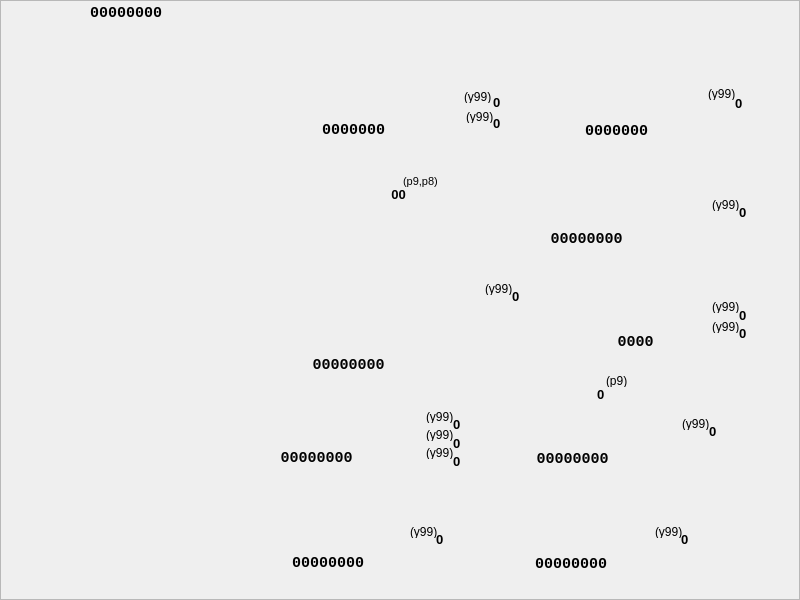
<?xml version="1.0" encoding="UTF-8"?>
<ui version="4.0">
 <class>CDcacWay1Widget</class>
 <widget class="QWidget" name="CDcacWay1Widget">
  <property name="geometry">
   <rect>
    <x>0</x>
    <y>0</y>
    <width>800</width>
    <height>600</height>
   </rect>
  </property>
  <property name="sizePolicy">
   <sizepolicy hsizetype="Fixed" vsizetype="Fixed">
    <horstretch>0</horstretch>
    <verstretch>0</verstretch>
   </sizepolicy>
  </property>
  <property name="minimumSize">
   <size>
    <width>800</width>
    <height>600</height>
   </size>
  </property>
  <property name="maximumSize">
   <size>
    <width>800</width>
    <height>600</height>
   </size>
  </property>
  <property name="windowTitle">
   <string notr="true">Form</string>
  </property>
  <property name="styleSheet">
   <string notr="true">QFrame{border-image: url(:/mul/dcac/first.png);}</string>
  </property>
  <widget class="QFrame" name="frame">
   <property name="geometry">
    <rect>
     <x>0</x>
     <y>0</y>
     <width>800</width>
     <height>600</height>
    </rect>
   </property>
   <property name="frameShape">
    <enum>QFrame::StyledPanel</enum>
   </property>
   <property name="frameShadow">
    <enum>QFrame::Raised</enum>
   </property>
   <widget class="QLabel" name="mRg1WrVal">
    <property name="geometry">
     <rect>
      <x>493</x>
      <y>94</y>
      <width>21</width>
      <height>16</height>
     </rect>
    </property>
    <property name="font">
     <font>
      <pointsize>10</pointsize>
      <weight>75</weight>
      <bold>true</bold>
     </font>
    </property>
    <property name="styleSheet">
     <string notr="true">border-image:none;</string>
    </property>
    <property name="text">
     <string notr="true">0</string>
    </property>
   </widget>
   <widget class="QLabel" name="mBd1OutVal">
    <property name="geometry">
     <rect>
      <x>436</x>
      <y>531</y>
      <width>21</width>
      <height>16</height>
     </rect>
    </property>
    <property name="font">
     <font>
      <pointsize>10</pointsize>
      <weight>75</weight>
      <bold>true</bold>
     </font>
    </property>
    <property name="styleSheet">
     <string notr="true">border-image:none;</string>
    </property>
    <property name="text">
     <string notr="true">0</string>
    </property>
   </widget>
   <widget class="QLabel" name="mRg2Val">
    <property name="geometry">
     <rect>
      <x>561</x>
      <y>121</y>
      <width>111</width>
      <height>20</height>
     </rect>
    </property>
    <property name="font">
     <font>
      <family>Courier New</family>
      <pointsize>11</pointsize>
      <weight>75</weight>
      <bold>true</bold>
     </font>
    </property>
    <property name="styleSheet">
     <string notr="true">border-image:none;</string>
    </property>
    <property name="text">
     <string notr="true">0000000</string>
    </property>
    <property name="alignment">
     <set>Qt::AlignCenter</set>
    </property>
   </widget>
   <widget class="QLabel" name="mCt1IncVal">
    <property name="geometry">
     <rect>
      <x>739</x>
      <y>325</y>
      <width>21</width>
      <height>16</height>
     </rect>
    </property>
    <property name="font">
     <font>
      <pointsize>10</pointsize>
      <weight>75</weight>
      <bold>true</bold>
     </font>
    </property>
    <property name="styleSheet">
     <string notr="true">border-image:none;</string>
    </property>
    <property name="text">
     <string notr="true">0</string>
    </property>
   </widget>
   <widget class="QLabel" name="mRg1WrHint">
    <property name="geometry">
     <rect>
      <x>464</x>
      <y>90</y>
      <width>46</width>
      <height>13</height>
     </rect>
    </property>
    <property name="styleSheet">
     <string notr="true">border-image:none;</string>
    </property>
    <property name="text">
     <string notr="true">(y99)</string>
    </property>
   </widget>
   <widget class="QLabel" name="mRg3RstVal">
    <property name="geometry">
     <rect>
      <x>453</x>
      <y>416</y>
      <width>21</width>
      <height>16</height>
     </rect>
    </property>
    <property name="font">
     <font>
      <pointsize>10</pointsize>
      <weight>75</weight>
      <bold>true</bold>
     </font>
    </property>
    <property name="styleSheet">
     <string notr="true">border-image:none;</string>
    </property>
    <property name="text">
     <string notr="true">0</string>
    </property>
   </widget>
   <widget class="QLabel" name="mCt1Out3Hint">
    <property name="geometry">
     <rect>
      <x>606</x>
      <y>374</y>
      <width>46</width>
      <height>13</height>
     </rect>
    </property>
    <property name="styleSheet">
     <string notr="true">border-image:none;</string>
    </property>
    <property name="text">
     <string notr="true">(p9)</string>
    </property>
   </widget>
   <widget class="QLabel" name="mBd1OutHint">
    <property name="geometry">
     <rect>
      <x>410</x>
      <y>525</y>
      <width>40</width>
      <height>13</height>
     </rect>
    </property>
    <property name="styleSheet">
     <string notr="true">border-image:none;</string>
    </property>
    <property name="text">
     <string notr="true">(y99)</string>
    </property>
   </widget>
   <widget class="QLabel" name="mSm1OutVal">
    <property name="geometry">
     <rect>
      <x>268</x>
      <y>355</y>
      <width>161</width>
      <height>20</height>
     </rect>
    </property>
    <property name="font">
     <font>
      <family>Courier New</family>
      <pointsize>11</pointsize>
      <weight>75</weight>
      <bold>true</bold>
     </font>
    </property>
    <property name="styleSheet">
     <string notr="true">border-image:none;</string>
    </property>
    <property name="text">
     <string notr="true">00000000</string>
    </property>
    <property name="alignment">
     <set>Qt::AlignCenter</set>
    </property>
   </widget>
   <widget class="QLabel" name="mRg2WrHint">
    <property name="geometry">
     <rect>
      <x>708</x>
      <y>87</y>
      <width>46</width>
      <height>13</height>
     </rect>
    </property>
    <property name="styleSheet">
     <string notr="true">border-image:none;</string>
    </property>
    <property name="text">
     <string notr="true">(y99)</string>
    </property>
   </widget>
   <widget class="QLabel" name="mRg3WrHint">
    <property name="geometry">
     <rect>
      <x>426</x>
      <y>428</y>
      <width>46</width>
      <height>13</height>
     </rect>
    </property>
    <property name="styleSheet">
     <string notr="true">border-image:none;</string>
    </property>
    <property name="text">
     <string notr="true">(y99)</string>
    </property>
   </widget>
   <widget class="QLabel" name="mRg2WrVal">
    <property name="geometry">
     <rect>
      <x>735</x>
      <y>95</y>
      <width>21</width>
      <height>16</height>
     </rect>
    </property>
    <property name="font">
     <font>
      <pointsize>10</pointsize>
      <weight>75</weight>
      <bold>true</bold>
     </font>
    </property>
    <property name="styleSheet">
     <string notr="true">border-image:none;</string>
    </property>
    <property name="text">
     <string notr="true">0</string>
    </property>
   </widget>
   <widget class="QLabel" name="mRg1ShrHint">
    <property name="geometry">
     <rect>
      <x>466</x>
      <y>110</y>
      <width>46</width>
      <height>13</height>
     </rect>
    </property>
    <property name="styleSheet">
     <string notr="true">border-image:none;</string>
    </property>
    <property name="text">
     <string notr="true">(y99)</string>
    </property>
   </widget>
   <widget class="QLabel" name="mRg3WrVal">
    <property name="geometry">
     <rect>
      <x>453</x>
      <y>435</y>
      <width>21</width>
      <height>16</height>
     </rect>
    </property>
    <property name="font">
     <font>
      <pointsize>10</pointsize>
      <weight>75</weight>
      <bold>true</bold>
     </font>
    </property>
    <property name="styleSheet">
     <string notr="true">border-image:none;</string>
    </property>
    <property name="text">
     <string notr="true">0</string>
    </property>
   </widget>
   <widget class="QLabel" name="mDVal">
    <property name="geometry">
     <rect>
      <x>90</x>
      <y>5</y>
      <width>101</width>
      <height>16</height>
     </rect>
    </property>
    <property name="font">
     <font>
      <family>Courier New</family>
      <pointsize>11</pointsize>
      <weight>75</weight>
      <bold>true</bold>
     </font>
    </property>
    <property name="styleSheet">
     <string notr="true">border-image:none;</string>
    </property>
    <property name="text">
     <string notr="true">00000000</string>
    </property>
   </widget>
   <widget class="QLabel" name="mRg3RstHint">
    <property name="geometry">
     <rect>
      <x>426</x>
      <y>410</y>
      <width>46</width>
      <height>13</height>
     </rect>
    </property>
    <property name="styleSheet">
     <string notr="true">border-image:none;</string>
    </property>
    <property name="text">
     <string notr="true">(y99)</string>
    </property>
   </widget>
   <widget class="QLabel" name="mBd2OutHint">
    <property name="geometry">
     <rect>
      <x>655</x>
      <y>525</y>
      <width>46</width>
      <height>13</height>
     </rect>
    </property>
    <property name="styleSheet">
     <string notr="true">border-image:none;</string>
    </property>
    <property name="text">
     <string notr="true">(y99)</string>
    </property>
   </widget>
   <widget class="QLabel" name="mBd2Val">
    <property name="geometry">
     <rect>
      <x>526</x>
      <y>556</y>
      <width>90</width>
      <height>16</height>
     </rect>
    </property>
    <property name="font">
     <font>
      <family>Courier New</family>
      <pointsize>11</pointsize>
      <weight>75</weight>
      <bold>true</bold>
     </font>
    </property>
    <property name="styleSheet">
     <string notr="true">border-image:none;</string>
    </property>
    <property name="text">
     <string notr="true">00000000</string>
    </property>
    <property name="alignment">
     <set>Qt::AlignCenter</set>
    </property>
   </widget>
   <widget class="QLabel" name="mCt1Out3Val">
    <property name="geometry">
     <rect>
      <x>597</x>
      <y>386</y>
      <width>21</width>
      <height>16</height>
     </rect>
    </property>
    <property name="font">
     <font>
      <pointsize>10</pointsize>
      <weight>75</weight>
      <bold>true</bold>
     </font>
    </property>
    <property name="styleSheet">
     <string notr="true">border-image:none;</string>
    </property>
    <property name="text">
     <string notr="true">0</string>
    </property>
   </widget>
   <widget class="QLabel" name="mCt1WrHint">
    <property name="geometry">
     <rect>
      <x>712</x>
      <y>300</y>
      <width>46</width>
      <height>13</height>
     </rect>
    </property>
    <property name="styleSheet">
     <string notr="true">border-image:none;</string>
    </property>
    <property name="text">
     <string notr="true">(y99)</string>
    </property>
   </widget>
   <widget class="QLabel" name="mCt1Val">
    <property name="geometry">
     <rect>
      <x>590</x>
      <y>332</y>
      <width>91</width>
      <height>20</height>
     </rect>
    </property>
    <property name="font">
     <font>
      <family>Courier New</family>
      <pointsize>11</pointsize>
      <weight>75</weight>
      <bold>true</bold>
     </font>
    </property>
    <property name="styleSheet">
     <string notr="true">border-image:none;</string>
    </property>
    <property name="text">
     <string notr="true">0000</string>
    </property>
    <property name="alignment">
     <set>Qt::AlignCenter</set>
    </property>
   </widget>
   <widget class="QLabel" name="mRg1ShrVal">
    <property name="geometry">
     <rect>
      <x>493</x>
      <y>115</y>
      <width>21</width>
      <height>16</height>
     </rect>
    </property>
    <property name="font">
     <font>
      <pointsize>10</pointsize>
      <weight>75</weight>
      <bold>true</bold>
     </font>
    </property>
    <property name="styleSheet">
     <string notr="true">border-image:none;</string>
    </property>
    <property name="text">
     <string notr="true">0</string>
    </property>
   </widget>
   <widget class="QLabel" name="mRg1Out10Hint">
    <property name="geometry">
     <rect>
      <x>403</x>
      <y>175</y>
      <width>46</width>
      <height>13</height>
     </rect>
    </property>
    <property name="font">
     <font>
      <pointsize>8</pointsize>
     </font>
    </property>
    <property name="styleSheet">
     <string notr="true">border-image:none;</string>
    </property>
    <property name="text">
     <string notr="true">(p9,p8)</string>
    </property>
   </widget>
   <widget class="QLabel" name="mRg1Out10Val">
    <property name="geometry">
     <rect>
      <x>388</x>
      <y>186</y>
      <width>21</width>
      <height>16</height>
     </rect>
    </property>
    <property name="font">
     <font>
      <pointsize>10</pointsize>
      <weight>75</weight>
      <bold>true</bold>
     </font>
    </property>
    <property name="styleSheet">
     <string notr="true">border-image:none;</string>
    </property>
    <property name="text">
     <string notr="true">00</string>
    </property>
    <property name="alignment">
     <set>Qt::AlignCenter</set>
    </property>
   </widget>
   <widget class="QLabel" name="mBd1Val">
    <property name="geometry">
     <rect>
      <x>283</x>
      <y>555</y>
      <width>90</width>
      <height>16</height>
     </rect>
    </property>
    <property name="font">
     <font>
      <family>Courier New</family>
      <pointsize>11</pointsize>
      <weight>75</weight>
      <bold>true</bold>
     </font>
    </property>
    <property name="styleSheet">
     <string notr="true">border-image:none;</string>
    </property>
    <property name="text">
     <string notr="true">00000000</string>
    </property>
    <property name="alignment">
     <set>Qt::AlignCenter</set>
    </property>
   </widget>
   <widget class="QLabel" name="mRg3Val">
    <property name="geometry">
     <rect>
      <x>256</x>
      <y>448</y>
      <width>121</width>
      <height>20</height>
     </rect>
    </property>
    <property name="font">
     <font>
      <family>Courier New</family>
      <pointsize>11</pointsize>
      <weight>75</weight>
      <bold>true</bold>
     </font>
    </property>
    <property name="styleSheet">
     <string notr="true">border-image:none;</string>
    </property>
    <property name="text">
     <string notr="true">00000000</string>
    </property>
    <property name="alignment">
     <set>Qt::AlignCenter</set>
    </property>
   </widget>
   <widget class="QLabel" name="mCt1WrVal">
    <property name="geometry">
     <rect>
      <x>739</x>
      <y>307</y>
      <width>21</width>
      <height>16</height>
     </rect>
    </property>
    <property name="font">
     <font>
      <pointsize>10</pointsize>
      <weight>75</weight>
      <bold>true</bold>
     </font>
    </property>
    <property name="styleSheet">
     <string notr="true">border-image:none;</string>
    </property>
    <property name="text">
     <string notr="true">0</string>
    </property>
   </widget>
   <widget class="QLabel" name="mCt1IncHint">
    <property name="geometry">
     <rect>
      <x>712</x>
      <y>320</y>
      <width>46</width>
      <height>13</height>
     </rect>
    </property>
    <property name="styleSheet">
     <string notr="true">border-image:none;</string>
    </property>
    <property name="text">
     <string notr="true">(y99)</string>
    </property>
   </widget>
   <widget class="QLabel" name="mRg1Val">
    <property name="geometry">
     <rect>
      <x>293</x>
      <y>120</y>
      <width>121</width>
      <height>20</height>
     </rect>
    </property>
    <property name="font">
     <font>
      <family>Courier New</family>
      <pointsize>11</pointsize>
      <weight>75</weight>
      <bold>true</bold>
     </font>
    </property>
    <property name="styleSheet">
     <string notr="true">border-image:none;</string>
    </property>
    <property name="text">
     <string notr="true">0000000</string>
    </property>
    <property name="alignment">
     <set>Qt::AlignCenter</set>
    </property>
   </widget>
   <widget class="QLabel" name="mBd2OutVal">
    <property name="geometry">
     <rect>
      <x>681</x>
      <y>531</y>
      <width>21</width>
      <height>16</height>
     </rect>
    </property>
    <property name="font">
     <font>
      <pointsize>10</pointsize>
      <weight>75</weight>
      <bold>true</bold>
     </font>
    </property>
    <property name="styleSheet">
     <string notr="true">border-image:none;</string>
    </property>
    <property name="text">
     <string notr="true">0</string>
    </property>
   </widget>
   <widget class="QLabel" name="mXor1Val">
    <property name="geometry">
     <rect>
      <x>521</x>
      <y>229</y>
      <width>131</width>
      <height>20</height>
     </rect>
    </property>
    <property name="font">
     <font>
      <family>Courier New</family>
      <pointsize>11</pointsize>
      <weight>75</weight>
      <bold>true</bold>
     </font>
    </property>
    <property name="styleSheet">
     <string notr="true">border-image:none;</string>
    </property>
    <property name="text">
     <string notr="true">00000000</string>
    </property>
    <property name="alignment">
     <set>Qt::AlignCenter</set>
    </property>
   </widget>
   <widget class="QLabel" name="mXor1NotVal">
    <property name="geometry">
     <rect>
      <x>739</x>
      <y>204</y>
      <width>21</width>
      <height>16</height>
     </rect>
    </property>
    <property name="font">
     <font>
      <pointsize>10</pointsize>
      <weight>75</weight>
      <bold>true</bold>
     </font>
    </property>
    <property name="styleSheet">
     <string notr="true">border-image:none;</string>
    </property>
    <property name="text">
     <string notr="true">0</string>
    </property>
   </widget>
   <widget class="QLabel" name="mXor1NotHint">
    <property name="geometry">
     <rect>
      <x>712</x>
      <y>198</y>
      <width>40</width>
      <height>13</height>
     </rect>
    </property>
    <property name="styleSheet">
     <string notr="true">border-image:none;</string>
    </property>
    <property name="text">
     <string notr="true">(y99)</string>
    </property>
   </widget>
   <widget class="QLabel" name="mRg3ShrVal">
    <property name="geometry">
     <rect>
      <x>453</x>
      <y>453</y>
      <width>21</width>
      <height>16</height>
     </rect>
    </property>
    <property name="font">
     <font>
      <pointsize>10</pointsize>
      <weight>75</weight>
      <bold>true</bold>
     </font>
    </property>
    <property name="styleSheet">
     <string notr="true">border-image:none;</string>
    </property>
    <property name="text">
     <string notr="true">0</string>
    </property>
   </widget>
   <widget class="QLabel" name="mRg3ShrHint">
    <property name="geometry">
     <rect>
      <x>426</x>
      <y>446</y>
      <width>46</width>
      <height>13</height>
     </rect>
    </property>
    <property name="styleSheet">
     <string notr="true">border-image:none;</string>
    </property>
    <property name="text">
     <string notr="true">(y99)</string>
    </property>
   </widget>
   <widget class="QLabel" name="mRg4Val">
    <property name="geometry">
     <rect>
      <x>512</x>
      <y>449</y>
      <width>121</width>
      <height>20</height>
     </rect>
    </property>
    <property name="font">
     <font>
      <family>Courier New</family>
      <pointsize>11</pointsize>
      <weight>75</weight>
      <bold>true</bold>
     </font>
    </property>
    <property name="styleSheet">
     <string notr="true">border-image:none;</string>
    </property>
    <property name="text">
     <string notr="true">00000000</string>
    </property>
    <property name="alignment">
     <set>Qt::AlignCenter</set>
    </property>
   </widget>
   <widget class="QLabel" name="mRg4ShrVal">
    <property name="geometry">
     <rect>
      <x>709</x>
      <y>423</y>
      <width>21</width>
      <height>16</height>
     </rect>
    </property>
    <property name="font">
     <font>
      <pointsize>10</pointsize>
      <weight>75</weight>
      <bold>true</bold>
     </font>
    </property>
    <property name="styleSheet">
     <string notr="true">border-image:none;</string>
    </property>
    <property name="text">
     <string notr="true">0</string>
    </property>
   </widget>
   <widget class="QLabel" name="mRg4ShrHint">
    <property name="geometry">
     <rect>
      <x>682</x>
      <y>417</y>
      <width>46</width>
      <height>13</height>
     </rect>
    </property>
    <property name="styleSheet">
     <string notr="true">border-image:none;</string>
    </property>
    <property name="text">
     <string notr="true">(y99)</string>
    </property>
   </widget>
   <widget class="QLabel" name="mSm1CHint">
    <property name="geometry">
     <rect>
      <x>485</x>
      <y>282</y>
      <width>46</width>
      <height>13</height>
     </rect>
    </property>
    <property name="styleSheet">
     <string notr="true">border-image:none;</string>
    </property>
    <property name="text">
     <string notr="true">(y99)</string>
    </property>
   </widget>
   <widget class="QLabel" name="mSm1CVal">
    <property name="geometry">
     <rect>
      <x>512</x>
      <y>288</y>
      <width>21</width>
      <height>16</height>
     </rect>
    </property>
    <property name="font">
     <font>
      <pointsize>10</pointsize>
      <weight>75</weight>
      <bold>true</bold>
     </font>
    </property>
    <property name="styleSheet">
     <string notr="true">border-image:none;</string>
    </property>
    <property name="text">
     <string notr="true">0</string>
    </property>
   </widget>
  </widget>
 </widget>
 <resources/>
 <connections/>
</ui>
